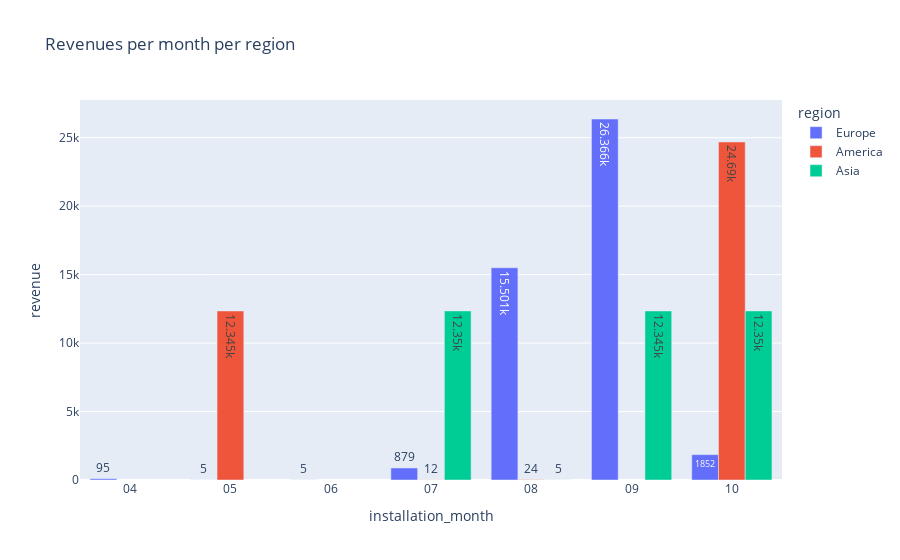

The cell this chart's notebook holds for it:
### Code cell
fig5 = px.bar(region_growth, x='installation_month', y='revenue', color='region', barmode='group', text_auto=True, title='Revenues per month per region')
fig5.write_image('images/region_growth.jpeg')
fig5.show()

### Figure 1 — Plotly figure (JSON) as saved in the notebook; plotly's stock layout.template omitted (floating-point values rounded to 4 significant figures)
{"data": [{"alignmentgroup": "True", "hovertemplate": "region=Europe<br>installation_month=%{x}<br>revenue=%{y}<extra></extra>", "legendgroup": "Europe", "marker": {"color": "#636efa", "pattern": {"shape": ""}}, "name": "Europe", "offsetgroup": "Europe", "orientation": "v", "showlegend": true, "textposition": "auto", "texttemplate": "%{y}", "type": "bar", "x": ["04", "05", "06", "07", "08", "09", "10"], "xaxis": "x", "y": [95, 5, 5, 879, 15501, 26366, 1852], "yaxis": "y"}, {"alignmentgroup": "True", "hovertemplate": "region=America<br>installation_month=%{x}<br>revenue=%{y}<extra></extra>", "legendgroup": "America", "marker": {"color": "#EF553B", "pattern": {"shape": ""}}, "name": "America", "offsetgroup": "America", "orientation": "v", "showlegend": true, "textposition": "auto", "texttemplate": "%{y}", "type": "bar", "x": ["05", "07", "08", "10"], "xaxis": "x", "y": [12345, 12, 24, 24690], "yaxis": "y"}, {"alignmentgroup": "True", "hovertemplate": "region=Asia<br>installation_month=%{x}<br>revenue=%{y}<extra></extra>", "legendgroup": "Asia", "marker": {"color": "#00cc96", "pattern": {"shape": ""}}, "name": "Asia", "offsetgroup": "Asia", "orientation": "v", "showlegend": true, "textposition": "auto", "texttemplate": "%{y}", "type": "bar", "x": ["07", "08", "09", "10"], "xaxis": "x", "y": [12350, 5, 12345, 12350], "yaxis": "y"}], "layout": {"barmode": "group", "legend": {"title": {"text": "region"}, "tracegroupgap": 0}, "title": {"text": "Revenues per month per region"}, "xaxis": {"anchor": "y", "domain": [0, 1], "title": {"text": "installation_month"}}, "yaxis": {"anchor": "x", "domain": [0, 1], "title": {"text": "revenue"}}}}
